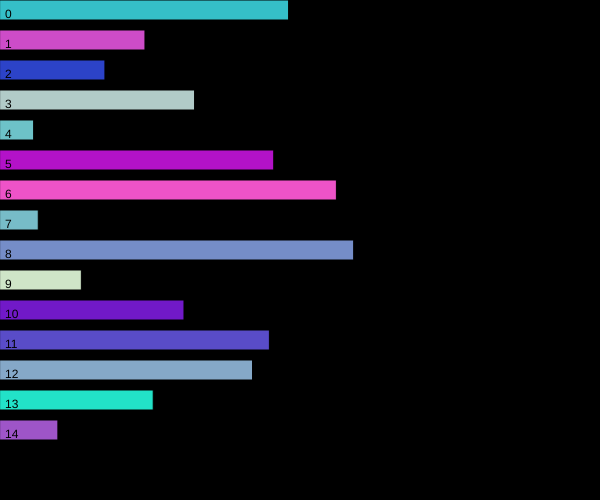
Frame 1 (no input)
Frame 60 (no input): identical to frame 1, image omitted
Frame 120 (the mouse pressed at the canvas centre since frame 60): identical to frame 1, image omitted

The p5.js sketch that drew this single still picture (run headless with seeded random() and noise() and a simulated clock; from frame 60 on, the mouse is pressed at the canvas centre):

// p5.js sketch
// ── sketch.js
let nElementos = 15;
let largos = [];
let colores = [];
let alto = 20;

function setup() {
  createCanvas(600, 500);
  
  for (let i=0; i<nElementos; i++) {
    largos[i] = random(10, 400);
    colores[i] = color(random(255), random(255), 200);
  }
}

function draw() {
  background(0);
  for (let i=0; i<largos.length; i++) {
    fill(colores[i]);
    rect(0, i*(alto + alto/2), largos[i], alto);
    fill(0);
    text(i, 5, 18+i*(alto + alto/2));
  }
}

function keyPressed() {
  if (key=='r') {
    randomizar();
  }
}

function randomizar() {
  for (let i=0; i<largos.length; i++) {
    largos[i] = random(10, 400);
  }
}
